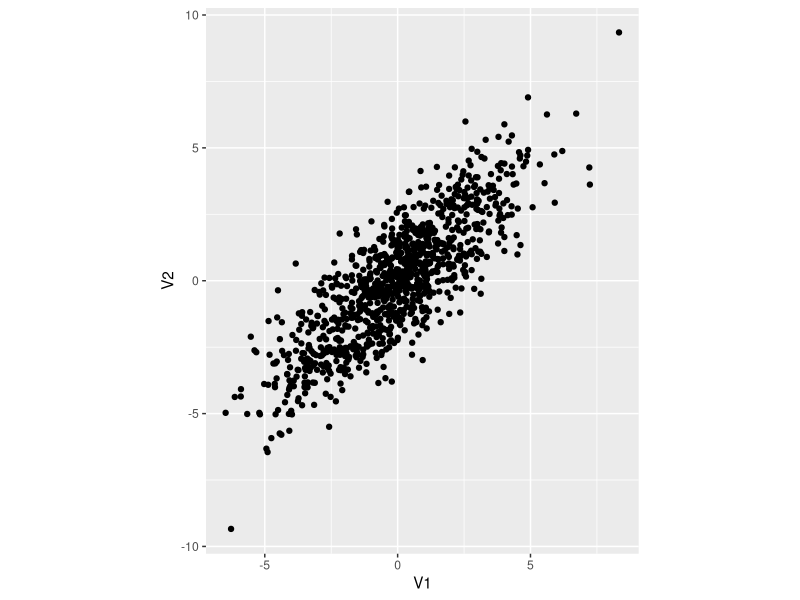
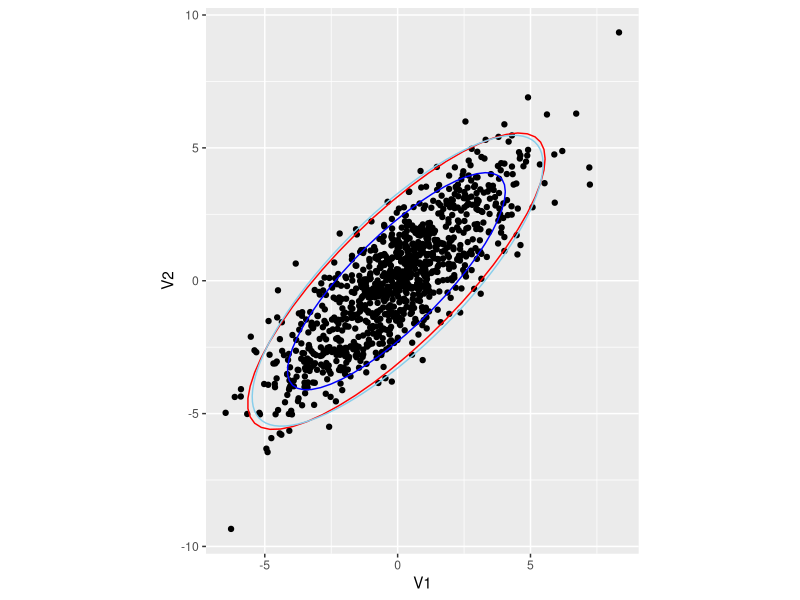
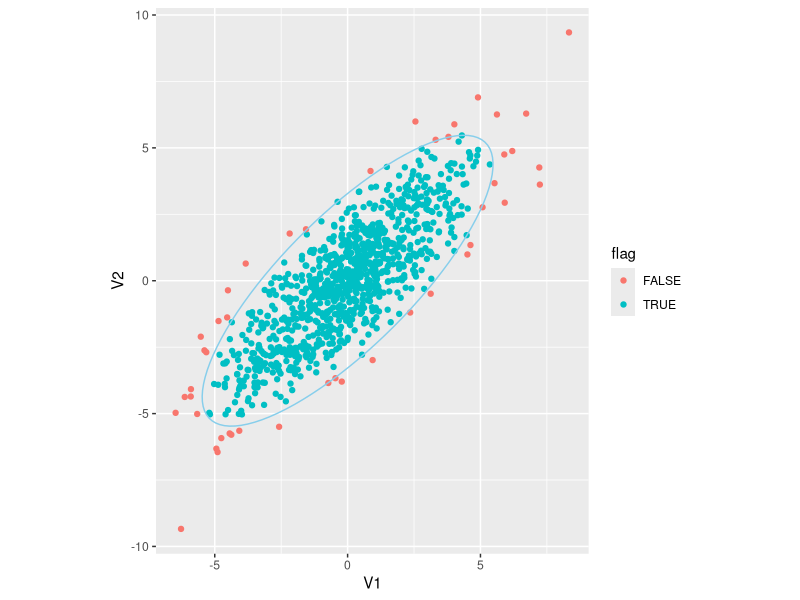

The R source for these figures, in order:
## ---- chunk 1
knitr::opts_chunk$set(echo = TRUE)
## ---- chunk 2
library(tidyverse)
Sigma <- matrix(c(5, 4, 4, 5), nrow=2)
df <- MASS::mvrnorm(n=1000, mu=c(0, 0), Sigma=Sigma) %>% as_tibble()
ggplot(df, aes(V1, V2)) + 
  geom_point() +
  coord_fixed() +
  scale_x_continuous(breaks = seq(-10, 10, 5)) +
  scale_y_continuous(breaks = seq(-10, 10, 5)) -> p
p
## ---- chunk 3
eigen(Sigma)
## ---- chunk 4
c95 <- qchisq(.95, df=2)
ellips <- function(center = c(0,0), conf=c95, cov_mat, npoints = 100){
  t <- seq(0, 2*pi, len=npoints)
  #Sigma <- matrix(c(1, rho, rho, 1), 2, 2)
  Sigma <- cov_mat
  a <- sqrt(conf*eigen(Sigma)$values[2])
  b <- sqrt(conf*eigen(Sigma)$values[1])
  x <- center[1] + a*cos(t)
  y <- center[2] + b*sin(t)
  X <- cbind(x, y)
  R <- eigen(Sigma)$vectors
  data.frame(X%*%R)
}
dat <- ellips(center=c(0, 0), cov_mat=Sigma, c=c95, npoints=100)
p +
  stat_ellipse(type = "norm", level = 0.8, color = "blue") + 
  stat_ellipse(type = "norm", level = 0.95, color = "red") + 
  geom_path(data=dat, aes(x=X1, y=X2), colour='skyblue')
## ---- chunk 5
df <- df %>% 
  bind_cols(d = mahalanobis(df, center = c(0, 0), cov = Sigma)) %>% 
  mutate(flag = if_else(d < c95, TRUE, FALSE))
ggplot(df, aes(V1, V2, color=flag)) + 
  geom_point() +
  coord_fixed() +
  scale_x_continuous(breaks = seq(-10, 10, 5)) +
  scale_y_continuous(breaks = seq(-10, 10, 5)) +
  geom_path(data=dat, aes(x=X1, y=X2), colour='skyblue')
## ---- chunk 6
stats:::mahalanobis
